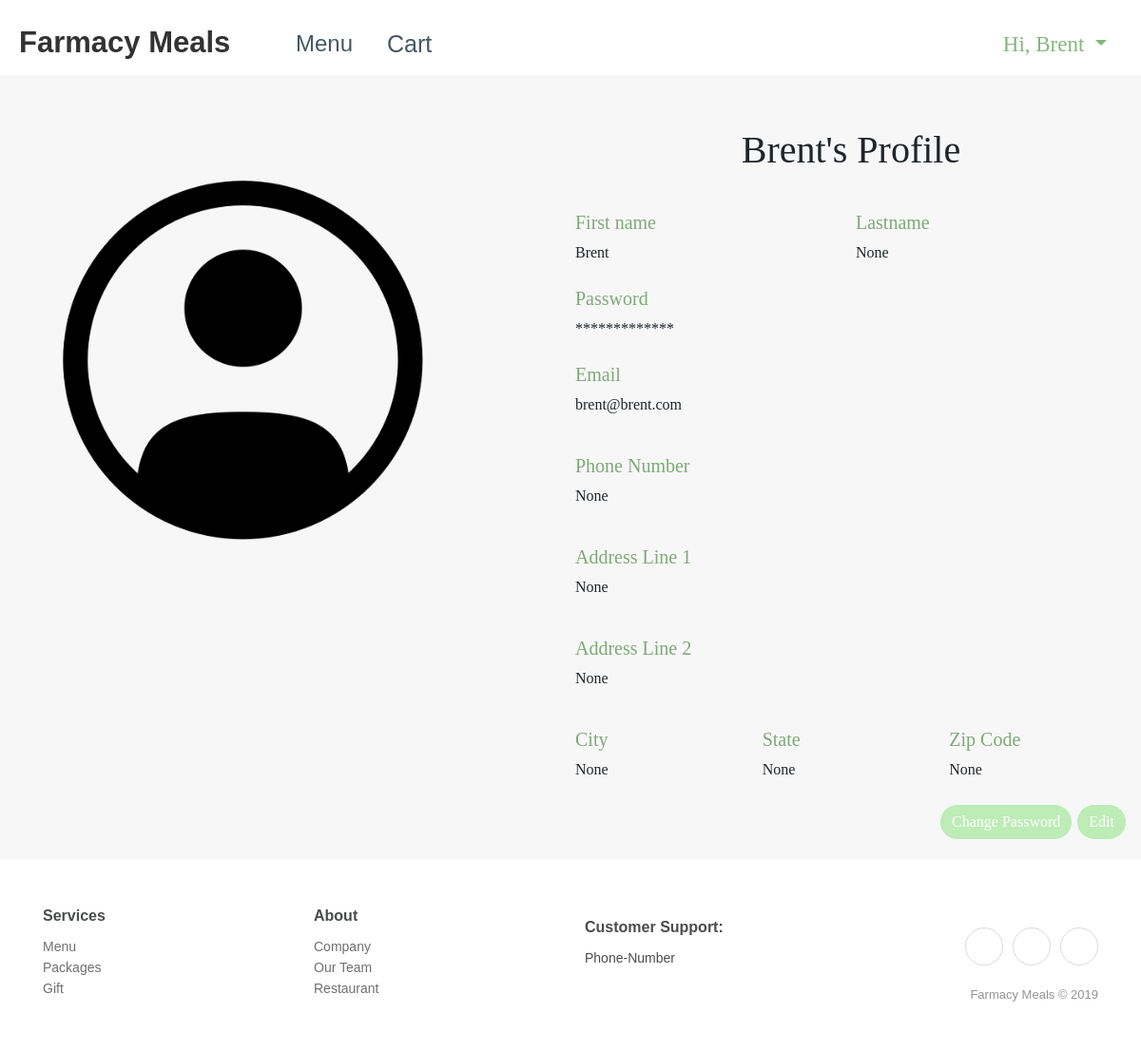
The app's page /profile (signed in) with its own data.
### app/models.py (models this page shows, shortened)
class UserModel(UserMixin, db.Model):
    __tablename__ = "user"
    id = db.Column(db.Integer, primary_key=True)
    username = db.Column(db.String(64), index=True)
    email = db.Column(db.String(120), index=True, unique=True)
    password_hash = db.Column(db.String(128))
    first_name = db.Column(db.String(64), index=True, unique=False)
    last_name = db.Column(db.String(64), index=True, unique=False)
    address_line_1 = db.Column(db.String(64), index=True, unique=False)
    address_line_2 = db.Column(db.String(64), index=True, unique=False)
    city = db.Column(db.String(64), index=True, unique=False)
    state = db.Column(db.String(64), index=True, unique=False)
    zip_code = db.Column(db.String(64), index=True, unique=False)
    phone_number = db.Column(db.String(64), index=True, unique=False)
    image_file = db.Column(db.String(20), index=True, unique=False, nullable=False, default='default.jpg')
    orders = db.relationship('OrderModel', backref='previous_orders')
    items = db.relationship('ItemModel', backref='my_items')

### app/routes.py (the view)
@app.route('/profile', methods=['GET'])
@login_required
def profile():
    user = UserModel.query.filter_by(username=current_user.username).first_or_404()
    image_file = url_for('static', filename='profile_pics/' + current_user.image_file)
    return render_template('profile.html', user=user, image_file=image_file)

### app/models.py (called while the page is built)
@login.user_loader
def load_user(id):
    return UserModel.query.get(int(id))

### app/templates/profile.html (shortened to what this page needs)
{% extends "base.html" %}
{% block css %}
<link rel="stylesheet" href="{{ url_for('static', filename='css/profile.styles.min.css') }}">
{% endblock %}
{% block content %}
<main>
    <div class="container-fluid profile profile-view" id="profile" style="padding-bottom: 20px;font-family: 'Noto Serif KR', serif;">
        <form>
            <div class="form-row profile-row" style="font-family: 'Noto Serif KR', serif;">
                <div class="col-md-4 col-lg-5 col-xl-5 relative" style="padding: 30px;">
                    <img class="img-fluid account-img" src="{{ image_file }}"/>
                </div>
                <div class="col-md-8 col-lg-7 col-xl-6 offset-lg-0 offset-xl-1" >
                    <h1 class="text-center" style="padding-bottom: 12px;">{{ user.first_name }}'s Profile </h1>
                    <div class="form-row" style="padding-top: 20px;">
                        <div class="col-sm-12 col-md-6" style="padding-bottom: 8px;">
                            <div class="form-group"><h5 style="color: #7ea978;">First name </h5>
                                <p>{{ user.first_name }}</p>
                            </div>
                        </div>
                        <div class="col-sm-12 col-md-6" style="padding-bottom: 8px;">
                            <div class="form-group"><h5 style="color: #7ea978;">Lastname </h5>
                                <p>{{ user.last_name }}</p>
                            </div>
                        </div>
                    </div>
                    <div class="form-row">
                        <div class="col-sm-12 col-md-6" style="padding-bottom: 8px;">
                            <div class="form-group"><h5 style="color: #7ea978;">Password</h5>
                                <p>*************</p>
                            </div>
                        </div>
                    </div>
                    <div class="form-group" style="padding-bottom: 8px;"><h5 style="color: #7ea978;">Email </h5>
                        <p>{{ user.email }}</p>
                    </div>
                    <div class="form-group" style="padding-bottom: 8px;"><h5 style="color: #7ea978;">Phone Number </h5>
                        <p>{{ user.phone_number }}</p>
                    </div>
                    <div class="form-group" style="padding-bottom: 8px;"><h5 style="color: #7ea978;">Address Line 1</h5>
                        <p>{{ user.address_line_1 }}</p>
                    </div>
                    <div class="form-group" style="padding-bottom: 8px;"><h5 style="color: #7ea978;">Address Line 2</h5>
                        <p>{{ user.address_line_2 }}</p>
                    </div>
                    <div class="form-row flex-row" style="padding-bottom: 8px;">
                        <div class="col-sm-12 col-md-4 col-lg-4">
                            <div class="form-group"><h5 style="color: #7ea978;">City</h5>
                                <p>{{ user.city }}</p>
                            </div>
                        </div>
                        <div class="col-sm-12 col-md-4 col-lg-4">
                            <div class="form-group"><h5 style="color: #7ea978;">State</h5>
                                <p>{{ user.state }}</p>
                            </div>
                        </div>
                        <div class="col"><h5 style="color: #7ea978;">Zip Code</h5>
                            <p>{{ user.zip_code }}</p>
                        </div>
                    </div>
                    <div class="form-row">
                        <div class="col-lg-12 col-xl-12 text-right">
                            <a class="btn btn-light" href="/change_password" role="button" style="border-radius: 20px;background-color: #bdecb6;color: rgb(255,255,255);">Change Password</a>
                            <a class="btn btn-light" href="/edit_profile" role="button" style="border-radius: 20px;background-color: #bdecb6;color: rgb(255,255,255);">Edit</a></div></div>
                    </div>
                </div>
            </div>
</main>
{% endblock %}

### app/templates/base.html (shortened to what this page needs)
<!DOCTYPE html>
<html class="text-dark">
<head>
    <link rel="stylesheet" href="https://cdnjs.cloudflare.com/ajax/libs/twitter-bootstrap/4.3.1/css/bootstrap.min.css">
    <link rel="stylesheet" href="https://cdnjs.cloudflare.com/ajax/libs/ionicons/2.0.1/css/ionicons.min.css">
    <link rel="stylesheet" href="{{ url_for('static', filename='css/base.styles.min.css') }}">
    {% block css %} {% endblock %}
</head>
<body>
    <div>
        <nav class="navbar navbar-light navbar-expand-lg navigation-clean-button" style="padding: 14px;">
            <div class="container-fluid"><a class="navbar-brand" href="/"
                    style="height: 35px;margin: 0px;font-size: 31px; width: 253px;padding: 0px;">Farmacy
                    Meals</a>
                <div class="collapse navbar-collapse flex-shrink-1" id="navcol-1">
                    <ul class="nav navbar-nav">
                        <li class="nav-item" role="presentation"><a class="nav-link" href="/menu"
                                style="font-size: 24px;">Menu</a></li>
                        <li class="nav-item" role="presentation"><a class="nav-link" href="/cart"
                                style="font-size: 25px;">Cart</a></li>
                    </ul>
                    {% if current_user.username %}
                    <div class="nav-item dropdown ml-auto" style="font-size: 23px; font-family: 'Noto Serif KR', serif;"><a
                            class="dropdown-toggle nav-link" data-toggle="dropdown" aria-expanded="false"
                            style="color:#82b87a;" href="#">Hi,
                            {{ current_user.first_name }}&nbsp;</a>
                    </div>
                    {% else %}
                    </ul>
                    <span class="ml-auto navbar-text actions"> <a class="btn btn-light action-button" role="button"
                            href="/login" style="background-color: #bdecb6;">Log in</a></span>
                    {% endif %}
                </div>
            </div>
        </nav>
    </div>
    {% block content %} {% endblock %}
    <div class="footer-clean">
        <footer>
            <div class="container">
                <div class="row">
                    <div class="col-sm-4 col-md-3 item">
                        <h3>Services</h3>
                        <ul>
                            <li><a href="#">Menu</a></li>
                            <li><a href="#">Packages</a></li>
                            <li><a href="#">Gift</a></li>
                        </ul>
                    </div>
                    <div class="col-sm-4 col-md-3 item">
                        <h3>About</h3>
                        <ul>
                            <li><a href="#">Company</a></li>
                            <li><a href="#">Our Team</a></li>
                            <li><a href="#">Restaurant</a></li>
                        </ul>
                    </div>
                    <div class="col-sm-4 col-md-3 item">
                        <h3>Customer Support:</h3>
                        <ul>
                            <li>Phone-Number</li>
                        </ul>
                    </div>
                    <div class="col-lg-3 item social"><a href="#"></a><a
                            href="#"></a><a href="#"></a>
                        <p class="copyright">Farmacy Meals © 2019</p>
                    </div>
                </div>
            </div>
        </footer>
    </div>
</body>

### records on screen
UserModel: first_name "Brent", last_name "None", email "brent@brent.com", phone_number "None", address_line_1 "None", address_line_2 "None", city "None", state "None", zip_code "None"
